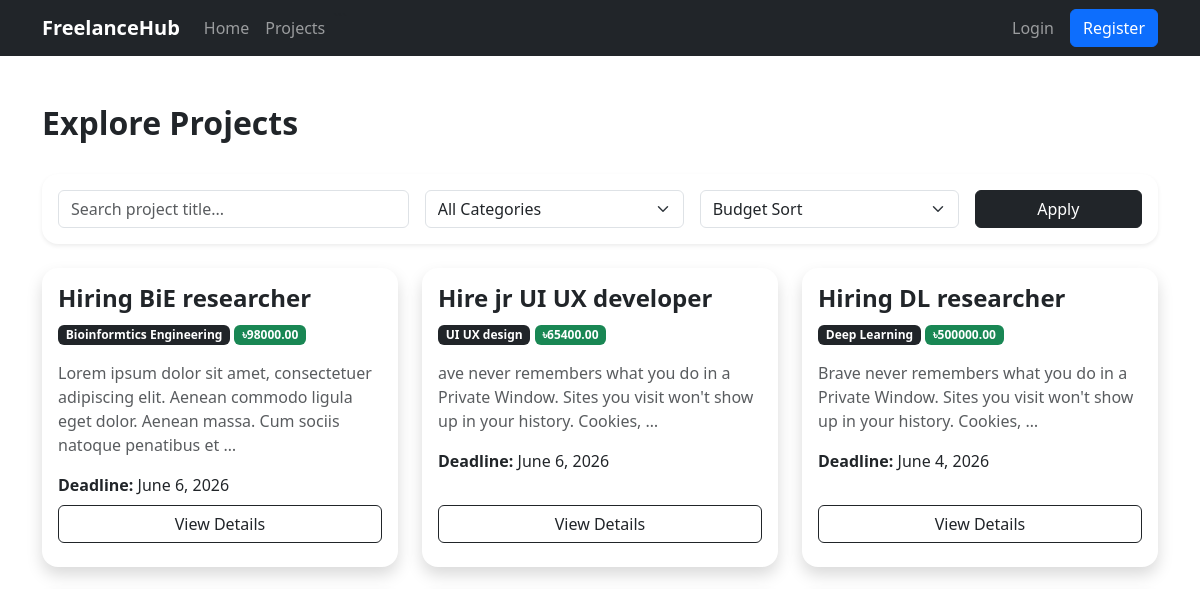
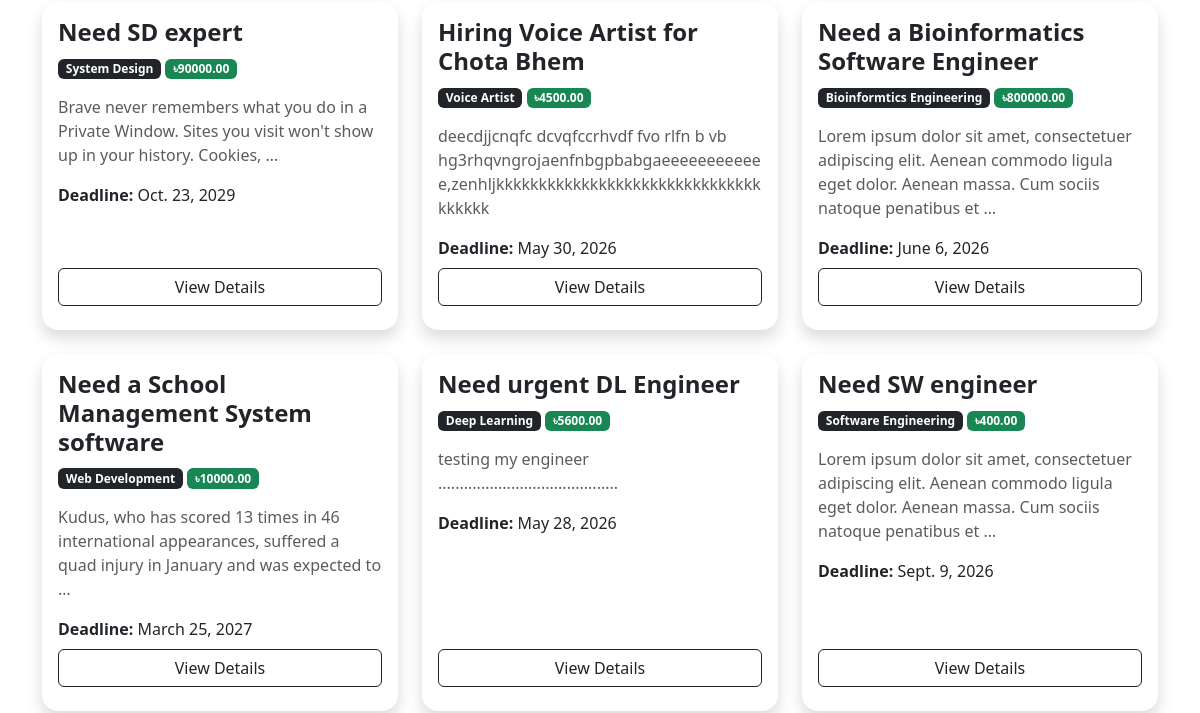
The page /projects/ (upper part) on the database as committed earlier (2 pictures, top to bottom).
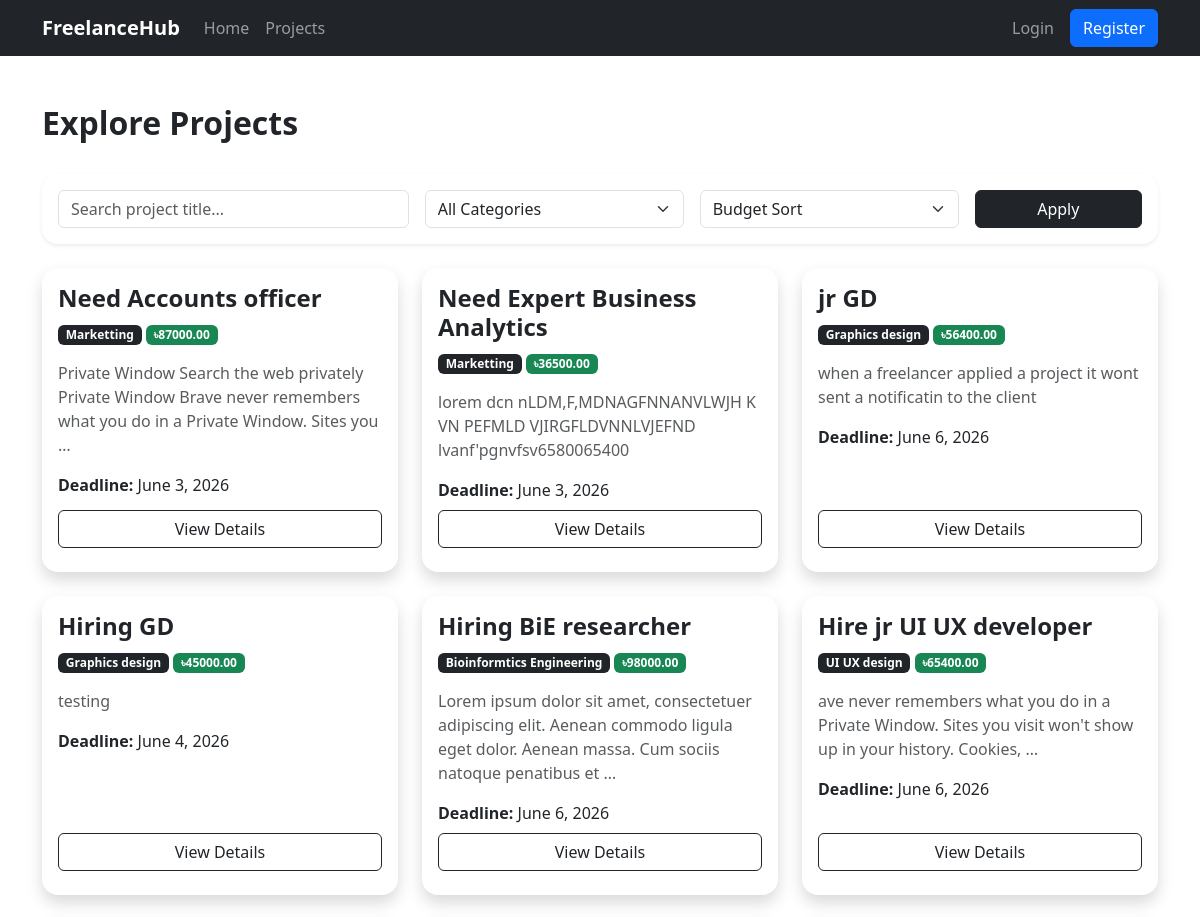
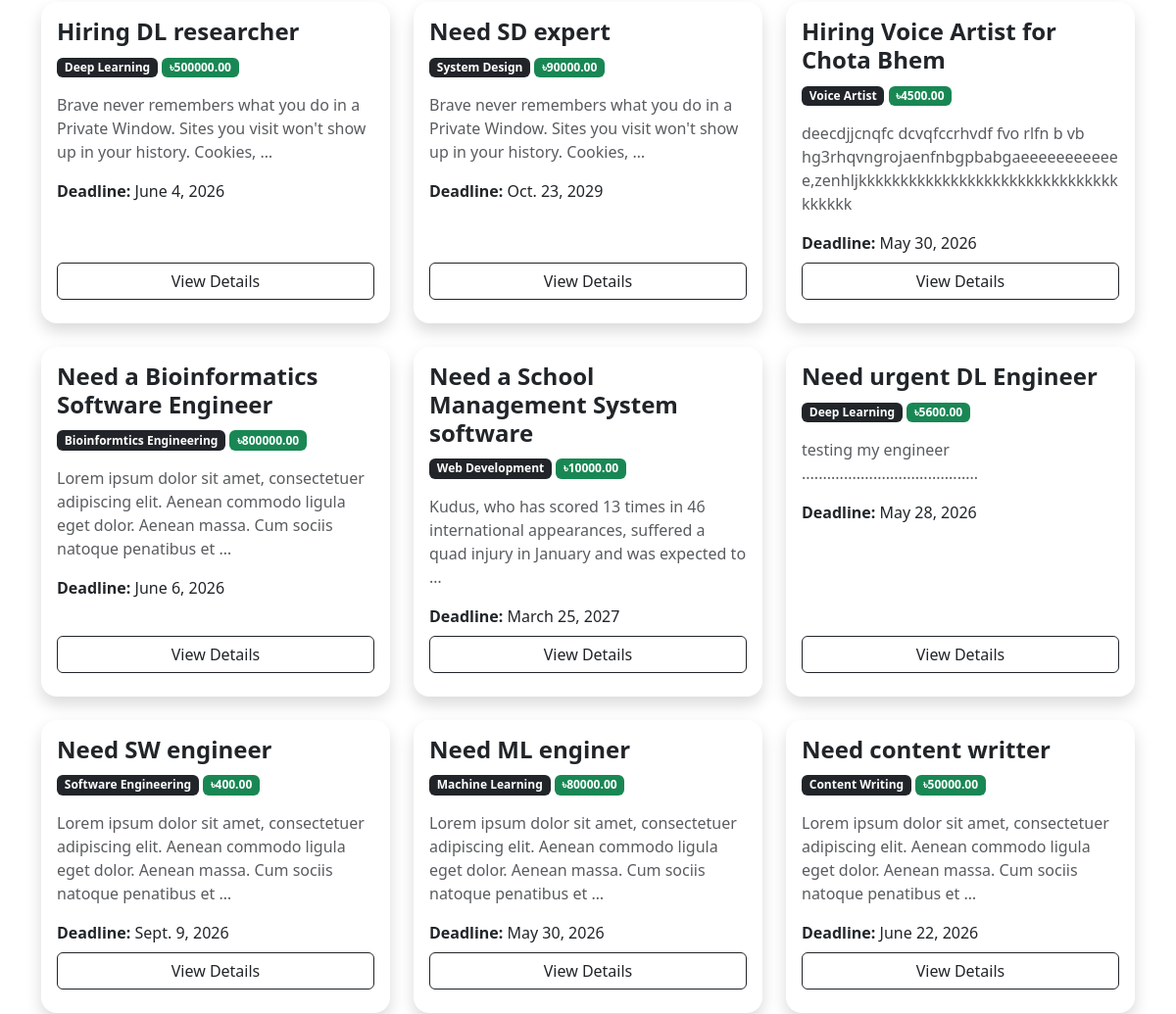
The same page on the database as committed later (2 pictures, top to bottom).
### projects/models.py (models this page shows, shortened)
class Project(models.Model):
    status = models.CharField(
    max_length=20,
    choices=[
        ('open', 'Open'),
        ('in_progress', 'In Progress'),
        ('submitted', 'Submitted'),
        ('completed', 'Completed'),
    ],
    default='open'
)
    client = models.ForeignKey(settings.AUTH_USER_MODEL,on_delete=models.CASCADE,related_name='projects')
    category = models.ForeignKey(Category,on_delete=models.CASCADE)
    title = models.CharField(max_length=200)
    description = models.TextField()
    budget = models.DecimalField(max_digits=10,decimal_places=2)
    deadline = models.DateField()
    created_at = models.DateTimeField(auto_now_add=True)

### categories/models.py (models this page shows)
class Category(models.Model):
    name = models.CharField(max_length=200)
    slug = models.SlugField(max_length=100,unique=True,null=True,blank=True)
    def __str__(self):
        return self.name

### projects/views.py (the view)
# urls.py: path('',views.project_list,name='project_list'),
def project_list(request):
    categories = Category.objects.all()
    if (
        request.user.is_authenticated
        and
        request.user.role == 'freelancer'
    ):
        projects = Project.objects.all().order_by(
            '-id'
        )
    elif (
        request.user.is_authenticated
        and
        request.user.role == 'client'
    ):
        projects = Project.objects.filter(
            client=request.user
        ).order_by('-id')
    else:
        projects = Project.objects.all().order_by(
            '-id'
        )
    query = request.GET.get('q')
    if query:
        projects = projects.filter(
            title__icontains=query
        )
    category_id = request.GET.get(
        'category'
    )
    if category_id:
        projects = projects.filter(
            category_id=category_id
        )
    sort = request.GET.get('sort')
    if sort == 'low':
        projects = projects.order_by(
            'budget'
        )
    elif sort == 'high':
        projects = projects.order_by(
            '-budget'
        )
    return render(
        request,
        'projects/project_list.html',
        {
            'projects': projects,
            'categories': categories
        }
    )

### notifications/context_processors.py (called while the page is built)
def notification_count(request):
    count = 0
    if request.user.is_authenticated:
        count = Notification.objects.filter(
            user=request.user,
            is_read=False
        ).count()
    return {
        'notification_count': count
    }

### projects/templates/projects/project_list.html (shortened to what this page needs)
{% extends 'base.html' %}
{% block content %}
<div class="container py-5">
    <div class="d-flex justify-content-between align-items-center mb-4">
        <h2 class="fw-bold">
            {% if request.user.role == 'client' %}
                My Projects
            {% else %}
                Explore Projects
            {% endif %}
        </h2>
    </div>
    <div class="card border-0 shadow-sm rounded-4 mb-4">
        <div class="card-body">
            <form method="GET">
                <div class="row g-3">
                    <div class="col-lg-4">
                        <input
                            type="text"
                            name="q"
                            class="form-control"
                            placeholder="Search project title..."
                            value="{{ request.GET.q }}"
                        >
                    </div>
                    <div class="col-lg-3">
                        <select
                            name="category"
                            class="form-select"
                        >
                            <option value="">
                                All Categories
                            </option>
                        </select>
                    </div>
                    <div class="col-lg-3">
                        <select
                            name="sort"
                            class="form-select"
                        >
                            <option value="">
                                Budget Sort
                            </option>
                        </select>
                    </div>
                    <div class="col-lg-2">
                        <button
                            class="btn btn-dark w-100"
                        >
                            Apply
                        </button>
                    </div>
                </div>
            </form>
        </div>
    </div>
    <div class="row">
        {% for project in projects %}
        <div class="col-lg-4 col-md-6 mb-4">
            <div class="card border-0 shadow h-100 rounded-4">
                <div class="card-body d-flex flex-column">
                    <h4 class="fw-bold">
                        {{ project.title }}
                    </h4>
                    <div class="mb-3">
                        <span class="badge bg-dark">
                            {{ project.category }}
                        </span>
                        <span class="badge bg-success">
                            ৳{{ project.budget }}
                        </span>
                    </div>
                    <p class="text-muted">
                        {{ project.description|truncatewords:20 }}
                    </p>
                    <p class="mb-2">
                        <strong>Deadline:</strong>
                        {{ project.deadline }}
                    </p>
                    <div class="mt-auto">
                        <a
                            href="{% url 'project_details' project.id %}"
                            class="btn btn-outline-dark w-100 mb-2"
                        >
                            View Details
                        </a>
                    </div>
                </div>
            </div>
        </div>
        {% empty %}
        <div class="col-12">
            <div class="alert alert-info rounded-4">
                No projects found.
            </div>
        </div>
        {% endfor %}
    </div>
</div>
{% endblock %}

Rows that differ between the two databases and show on the page:
added Project: title "Need Accounts officer", category "Marketting", budget "87000.00", description "Private Window Search the web privately Private Window Brave never remembers what you do in a Private Window. Sites you …", deadline "June 3, 2026"
added Project: title "Need Expert Business Analytics", category "Marketting", budget "36500.00", description "lorem dcn nLDM,F,MDNAGFNNANVLWJH K VN PEFMLD VJIRGFLDVNNLVJEFND lvanf'pgnvfsv6580065400", deadline "June 3, 2026"
added Project: title "jr GD", category "Graphics design", budget "56400.00", description "when a freelancer applied a project it wont sent a notificatin to the client", deadline "June 6, 2026"
added Project: title "Hiring GD", category "Graphics design", budget "45000.00", description "testing", deadline "June 4, 2026"
now on this page (row unchanged): Project: title "Need ML enginer", category "Machine Learning", budget "80000.00", description "Lorem ipsum dolor sit amet, consectetuer adipiscing elit. Aenean commodo ligula eget dolor. Aenean massa. Cum sociis natoque penatibus et …", deadline "May 30, 2026"
now on this page (row unchanged): Project: title "Need content writter", category "Content Writing", budget "50000.00", description "Lorem ipsum dolor sit amet, consectetuer adipiscing elit. Aenean commodo ligula eget dolor. Aenean massa. Cum sociis natoque penatibus et …", deadline "June 22, 2026"
